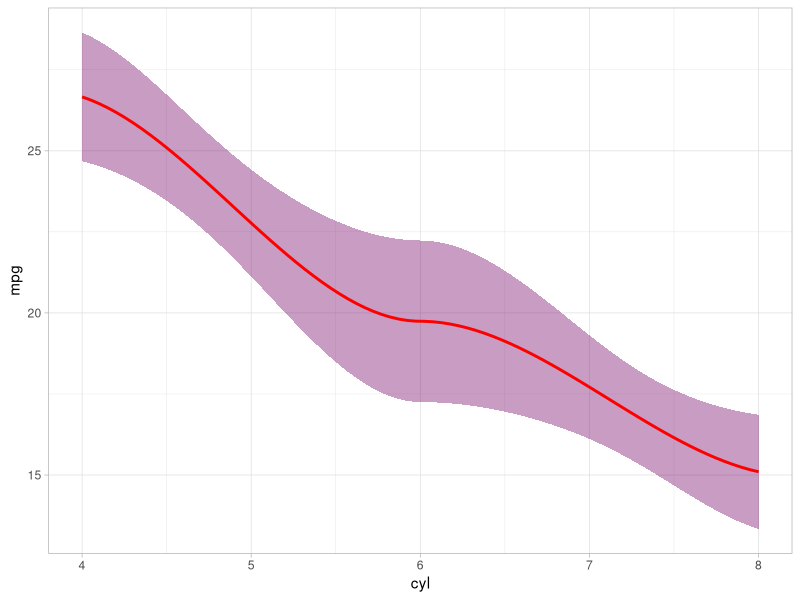

Generate this figure with R:
library(tidyverse)
library(ggplot2)
library(psych)


describe(mtcars)


ggplot(mtcars, aes(cyl, mpg)) +
  geom_smooth(color = 'red', fill = "#78086C") +
  theme_light() 
  

